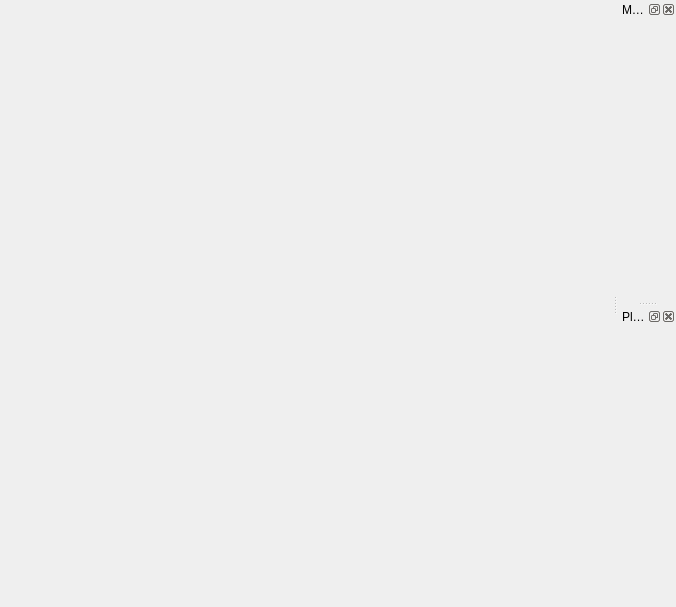
<?xml version="1.0" encoding="UTF-8"?>
<ui version="4.0">
 <class>MainWindow</class>
 <widget class="QMainWindow" name="MainWindow">
  <property name="geometry">
   <rect>
    <x>0</x>
    <y>0</y>
    <width>676</width>
    <height>607</height>
   </rect>
  </property>
  <property name="windowTitle">
   <string>Evolutionary UAV Mission Planner</string>
  </property>
  <property name="windowIcon">
   <iconset resource="../resources.qrc">
    <normaloff>:/icons/32x32/crystal_project/32x32/apps/spire.png</normaloff>:/icons/32x32/crystal_project/32x32/apps/spire.png</iconset>
  </property>
  <widget class="QWidget" name="centralWidget"/>
  <widget class="QDockWidget" name="mapLayersDockWidget">
   <property name="windowTitle">
    <string>Map Layers</string>
   </property>
   <attribute name="dockWidgetArea">
    <number>2</number>
   </attribute>
   <widget class="QWidget" name="dockWidgetContents"/>
  </widget>
  <widget class="QDockWidget" name="planningControlDockWidget">
   <property name="windowTitle">
    <string>Planning Control</string>
   </property>
   <attribute name="dockWidgetArea">
    <number>2</number>
   </attribute>
   <widget class="QWidget" name="dockWidgetContents_5"/>
  </widget>
 </widget>
 <layoutdefault spacing="6" margin="11"/>
 <resources>
  <include location="../resources.qrc"/>
 </resources>
 <connections/>
</ui>
